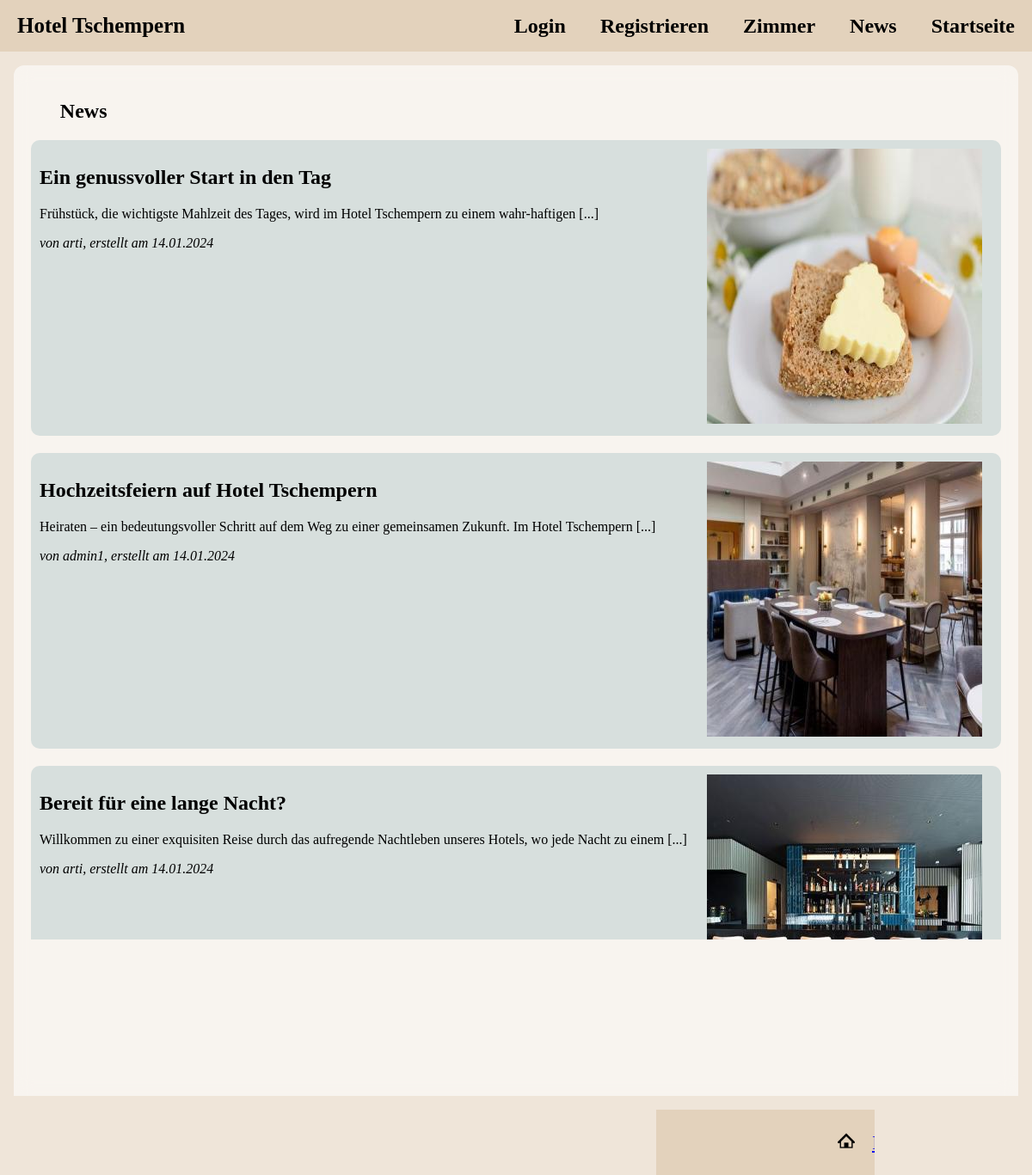
The app's page /newsMain.php with its own data.
### tables this page shows
CREATE TABLE `news` (
  `news_id` int(32) NOT NULL,
  `text` varchar(4096) NOT NULL,
  `title` varchar(96) NOT NULL,
  `release_date` timestamp NOT NULL DEFAULT current_timestamp(),
  `picPath` varchar(64) NOT NULL,
  `writer` int(12) NOT NULL
);

CREATE TABLE `person` (
  `pers_id` int(32) NOT NULL,
  `salutation` varchar(5) NOT NULL,
  `firstname` varchar(50) NOT NULL,
  `lastname` varchar(50) NOT NULL,
  `tel` varchar(32) NOT NULL,
  `email` varchar(50) NOT NULL,
  `username` varchar(50) NOT NULL,
  `password` varchar(250) NOT NULL,
  `active` tinyint(1) NOT NULL,
  `ur_id` varchar(1) NOT NULL
);

### inc/functions.php (called while the page is built, shortened)
<?php
    function truncate($string,$length,$append=" [...]") {
        $string = trim($string);
        if(strlen($string) > $length) {
        $string = wordwrap($string, $length);
        $string = explode("\n", $string, 2);
        $string = $string[0] . $append;
        }
        return $string;
    }
    function convertTimeStamp($timestamp){
        $time = strtotime($timestamp);
        $formatForView = date("d.m.Y", $time);
        return $formatForView;
    }
?>

### newsMain.php (the view, shortened to what this page needs)
<?php
include 'inc/head.php';
require_once 'inc/functions.php';
?>
<body>
    <?php include 'inc/headerNav.php';
        showArticlePreview();
    ?>
    <?php include 'inc/footer.php'; ?>
</body>
<?php
function showArticlePreview(){
    echo '<section>
                <div class="contentBackground">
                    <h2 style="text-align: left; margin-left: 3%">News</h2>';
    require 'inc/dbaccess.php';
    $db_obj=new mysqli($host, $dbuser, $dbpassword, $database);
    $sql = "SELECT n.news_id, n.title, n.text, n.picPath, n.release_date, p.username
                FROM news n
                    JOIN person p ON n.writer = p.pers_id
                        ORDER BY n.release_date DESC";
    $stmt = $db_obj->query($sql);
    while($row = mysqli_fetch_array($stmt)) {
        $news_id = $row["news_id"];
        $title = $row["title"];
        $textPreview = truncate($row["text"], 110);
        $writer = $row["username"];
        $release_date = convertTimeStamp($row["release_date"]);
        ?>
            <div class = "newsRowPrev">
                <div class = "newsColumnPrevText">
                    <div class = "newsTextWrapper">
                        <a href = "newsShowArticle.php?article=<?php echo $news_id; ?>">
                            <h2><?php echo $title;?></h2>
                            <p><?php echo $textPreview; ?></p>
                            <p><i>von <?php echo $writer; ?>, erstellt am <?php echo $release_date; ?></i></p>
                        </a>
                    </div>
                    <div class = "newsTextWrapper">
                        <br><br>
                    </div>
                </div>
                <div class = "newsColumnPrevImage">
                    <img class = "newsImageWrapper" src = "<?php echo $row["picPath"];?>" alt ="Bild <?php echo $news_id;?>">
                </div>
            </div>
    <?php
    }
    ?>
    </div>
    </section>
    <?php
    }
    ?>
</html>

### inc/head.php (shortened to what this page needs)
<!DOCTYPE html>
<html>
<head>
    <link rel="stylesheet" href="./css/style.css">
    <link rel="stylesheet" href="./css/headerNav.css">
    <link rel="stylesheet" href="./css/footer.css">
</head>

### inc/headerNav.php (shortened to what this page needs)
<div id="wrapper">
    <div id="topDiv">
        <header>
                <h1>Hotel Tschempern</h1>
        </header>
        <nav>
            <ul>
                <li><a href="index.php">Startseite</a></li>
                <li><a href="newsMain.php">News</a></li>
                <li><a href="reservationRooms.php">Zimmer </a></li>
                <?php
                if(!(isset($_SESSION["loggedRole"]))) {
                    echo'
                    <li><a href="register.php">Registrieren</a></li>
                    <li><a href="login.php">Login</a></li>';
                }
                ?>
            </ul>
        </nav>
    </div>

### inc/footer.php (shortened to what this page needs)
    <footer>
        <div class="footerLogo">
        </div>
        <div class="footerCopyright">
        </div>
        <div class="footerLinks">
            <ul>
                <li class="otherLinks"><a href="help.php">Hilfe</a></li>
                <li class="otherLinks"><a href="impressum.php">Impressum</a></li>
                <li class="otherLinks"><a href="index.php"><img class="homeButton" src="images/homeButton.png" alt="Startseite"></a>
            </ul>
        </div>
    </footer>
</div>

### css/style.css (style rules this page uses)
body { margin:0; background-color: #efe5d9; font-family: 'Calibri'; background-image: url(/images/AtterseeSkaliert.jpg); background-position: center; background-repeat: no-repeat; background-size: cover; background-attachment: fixed; }
section { padding:16px; }
.contentBackground { background-color: rgba(255, 255, 255, 0.589); backdrop-filter: blur(10px); border-radius: 12px; padding:20px; }
.newsTextWrapper a { text-decoration: none; color: black; }
.newsImageWrapper { text-align: right; }
.newsRowPrev { background-color: rgba(191, 207, 207, 0.589); border-radius: 10px; overflow: hidden; padding: 10px; margin-bottom: 20px; }
.newsColumnPrevImage { float: right; margin-right: 0; width: 30%; }
.newsColumnPrevImage img { margin-right: 0; }
.newsColumnPrevText { float: left; width: 70%; }

### css/headerNav.css (style rules this page uses)
#topDiv { box-sizing: border-box; width:100%; overflow: auto; background-color: #e3d2bc; font-weight: bold; }
header h1 { text-align: center; width: 100%; margin: 0; padding: 16px 20px 16px; font-size:25px; box-sizing: border-box; height: 60px; border-bottom: 2px solid black; }
header { width: 100%; }
nav { width: 100%; }
header, nav { float:left; }
nav ul { list-style-type: none; margin: 0; padding: 0; overflow: auto; }
nav li { width:100%; float: right; height: auto; padding:5px; box-sizing: border-box; font-size: 1em; }
nav li a { display: block; color: black; text-align: center; text-decoration: none; }
@media only screen and (min-width:600px) { nav li a { font-size: 1.2em; } }
@media only screen and (min-width:768px) { nav { line-height: 20px; font-size: 20px; } }
@media only screen and (min-width:768px) { header { width: 100%; } }
@media only screen and (min-width:768px) { nav { width:100%; } }
@media only screen and (min-width:768px) { nav ul { width: max-content; margin:auto; } }
@media only screen and (min-width:768px) { nav li { float:left; width:auto; padding: 0; } }
@media only screen and (min-width:768px) { nav li a { padding:20px; box-sizing: border-box; } }
@media only screen and (min-width:768px) { header h1 { text-align: center; width: 100%; box-sizing: border-box; border:none; } }
@media only screen and (min-width:992px) { nav { width: 75%; } }
@media only screen and (min-width:992px) { header { width:25% } }
@media only screen and (min-width:992px) { nav ul { width:100% } }
@media only screen and (min-width:992px) { nav li { float:right; } }
@media only screen and (min-width:992px) { header h1 { text-align:left; } }

### css/footer.css (style rules this page uses)
#wrapper { display:flex; flex-direction: column; min-height: 100vh; }
footer { margin-top: auto; width:100%; background-color: #e3d2bc; text-align: center; font-size: 1em; line-height: 1em; }
footer ul { list-style-type: none; margin:auto; padding: 0; overflow: hidden; float: none; }
footer li { float:right; }
.footerLinks { width:100%; float:right; padding: 5px 0; box-sizing: border-box; }
.footerLogo { width:100%; padding:5px; box-sizing: border-box; float:left; font-weight: bold; }
.footerCopyright { width:100%; padding:5px; box-sizing: border-box; float:left; }
.homeButton { height: 20px; }
.otherLinks { width: 30%; margin:1.5%; }
@media only screen and (min-width:400px) { footer { font-size: 1.2em; line-height: 1.2em; } }
@media only screen and (min-width:600px) { .otherLinks { width: auto; margin: 0 10px; } }
@media only screen and (min-width:600px) { footer ul { width: max-content; } }
@media only screen and (min-width:992px) { .footerLogo { width:max-content; padding:20px; } }
@media only screen and (min-width:992px) { .footerCopyright { width:max-content; padding:20px; } }
@media only screen and (min-width:992px) { .footerLinks { width:max-content; padding: 20px 0; } }
@media only screen and (min-width:992px) { footer { font-size: 1.5em; line-height: 1.5em; } }

### records on screen
news: title "Ein genussvoller Start in den Tag", text "Frühstück, die wichtigste Mahlzeit des Tages, wird im Hotel Tschempern zu einem wahr-haftigen [...]", writer.username "arti", release_date "14.01.2024", picPath (picture)
news: title "Hochzeitsfeiern auf Hotel Tschempern", text "Heiraten – ein bedeutungsvoller Schritt auf dem Weg zu einer gemeinsamen Zukunft. Im Hotel Tschempern [...]", writer.username "admin1", release_date "14.01.2024", picPath (picture)
news: title "Bereit für eine lange Nacht?", text "Willkommen zu einer exquisiten Reise durch das aufregende Nachtleben unseres Hotels, wo jede Nacht zu einem [...]", writer.username "arti", release_date "14.01.2024", picPath (picture)
